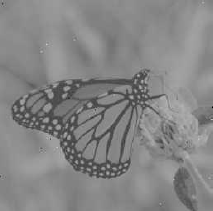
#> input picture HW2/Q1/image2.png, 213 x 211 px
$ jupyter execute --allow-errors Q1.ipynb
#> lines starting #> are read from the running program, lines starting #| are printed output that depends on the picture
[cell 1]
import numpy as np
import cv2
from matplotlib import pyplot as plt
from PIL import Image

# Question 1:

# part 2:

[cell 2]
#define image1 here
image1 = np.array([
    [141,   0  , 138, 143, 143, 143, 144],
    [141, 140, 140, 142, 142, 143, 143],
    [140, 145, 145, 144, 142, 142, 145],
    [141, 141, 141, 143, 142, 141, 143],
    [139, 140, 141, 141, 142, 143, 144]
], dtype=np.uint8)

[cell 3]
#code here
#first define a function for calculating histogram
#you are free to use libraries
def calc_hist(image):
    '''
    you are free to use libraries
    calculate image histogram
    input(s):
      image (ndarray): input image
    output(s):
      hist (ndarray): computed input image histogram
    '''
    # Convert the image to grayscale if necessary

    # Convert the image to uint8 data type
    image_copy = image.astype(np.uint8)

    # Calculate the histogram
    hist = cv2.calcHist([image_copy], [0], None, [256], [0, 256])

    return hist

[cell 4]
#dont change this cell
plt.imshow(image1,cmap='gray',vmin=0,vmax=255)
plt.figure()
plt.plot(calc_hist(image1))
plt.title('histogram')
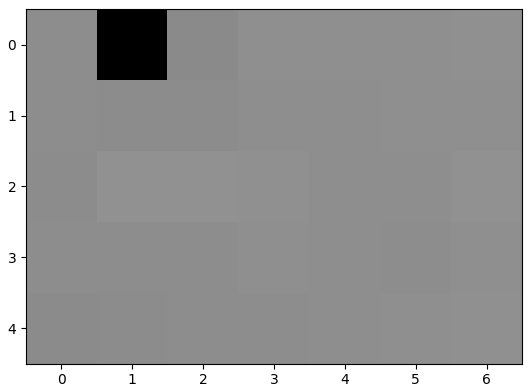
#> figure drawn by matplotlib, 1 panel
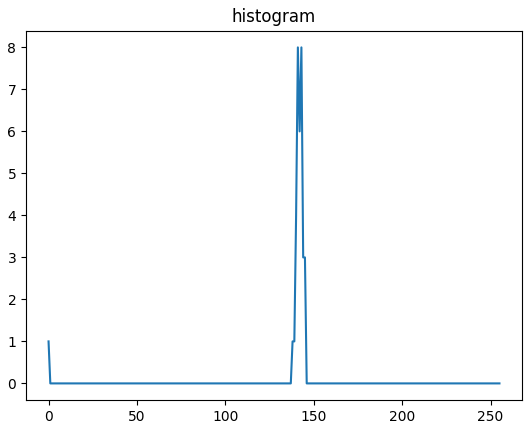
#> figure drawn by matplotlib, 1 panel; curve peaks at x = 141, y = 8

[cell 5]
#code here
#define a function (stretch) for stretching(input:image , output: stretched image.
def stretch_hist(image):
  '''
    don't use libraries
    input(s):
    image (ndarray): input image
    output(s):
    output_image (ndarray): enhanced image with histogram stretching
  '''
  output_image = image.copy()

  # Calculate the minimum and maximum pixel values
  min_val = np.min(image)
  max_val = np.max(image)

  # Perform histogram stretching using the formula
  output_image = ((image - min_val) / (max_val - min_val)) * 255
  output_image = output_image.astype(np.uint8)

  return output_image

[cell 6]
#dont change this cell
plt.imshow(stretch_hist(image1),cmap='gray',vmin=0,vmax=255)
plt.figure()
plt.plot(calc_hist(stretch_hist(image1)))
plt.title('stretched histogram')
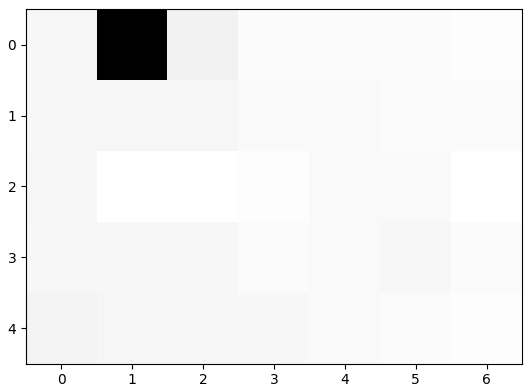
#> figure drawn by matplotlib, 1 panel
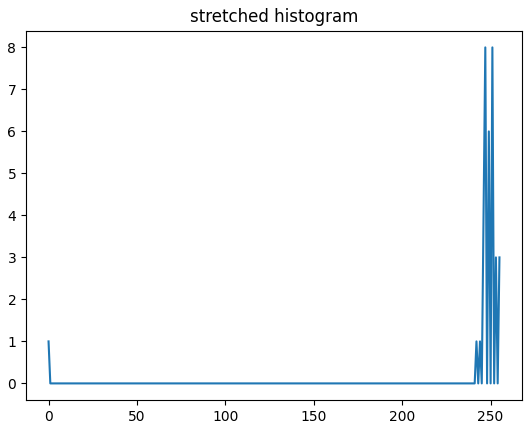
#> figure drawn by matplotlib, 1 panel; curve peaks at x = 247, y = 8

[cell 7]
#code here
#define a function (Clip) for Clipping(input:image , output: Clipped image)

def clip_hist(image, min_value, max_value):
  '''
  don't use libraries
  input(s):
    image (ndarray): input image
    min_value : min value of the histogram which you wanna clip.
    max_value : max value of the histogram which you wanna clip.
  output(s):
    output_image (ndarray): enhanced image with histogram clipping
  '''
  output_image = image.copy()
  # Start
  # clip pixel values below min_value to min_value
  output_image[output_image < min_value] = min_value
  # clip pixel values above max_value to max_value
  output_image[output_image > max_value] = max_value
  # End

  return output_image

[cell 8]
# [9 lines of commented-out code are left out]
min_value = 138
max_value = 145
plt.imshow(clip_hist(image1, min_value, max_value),cmap='gray',vmin=0,vmax=255)
plt.figure()
plt.plot(calc_hist(clip_hist(image1 ,min_value, max_value)))
plt.title('clipped histogram')
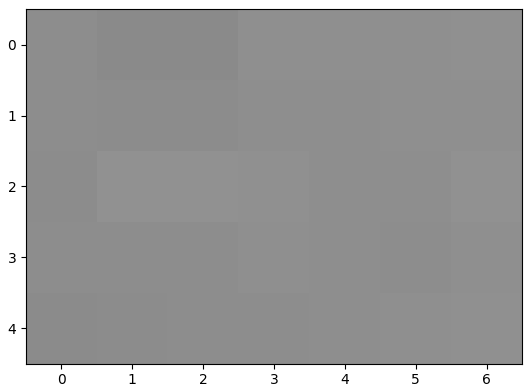
#> figure drawn by matplotlib, 1 panel
#> figure, not shown here; curve peaks at x = 141, y = 8

# part3

[cell 9]
# first read the image and show it.(image2)
image = Image.open("image2.png")
#> image is the input picture: PIL image 213x211 RGBA; mean R, G, B, A 133.1, 133.1, 133.1, 255
frame = np.asarray(image, dtype = "uint8")
plt.imshow(frame ,cmap='gray',vmin=0,vmax=255)
plt.figure()
plt.title('original image')
plt.plot(calc_hist(frame))
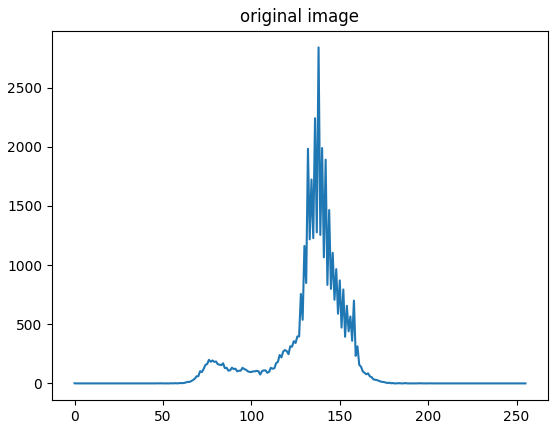
#> figure drawn by matplotlib, 1 panel; curve peaks at x = 138, y = 2841
